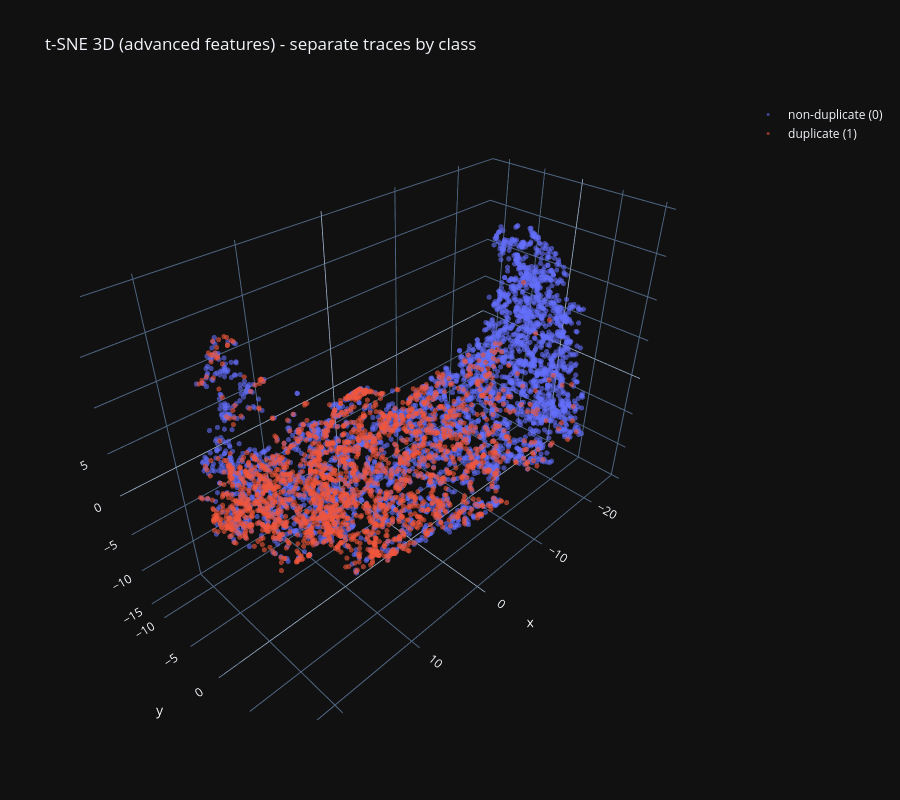

Notebook code cell kept with this figure:
### Code cell
mask_dup = (y == 1)
mask_nondup = (y == 0)

fig_classes = go.Figure(
    data=[
        go.Scatter3d(
            x=tsne3d[mask_nondup, 0],
            y=tsne3d[mask_nondup, 1],
            z=tsne3d[mask_nondup, 2],
            mode="markers",
            name="non-duplicate (0)",
            marker=dict(size=3, opacity=0.6)
        ),
        go.Scatter3d(
            x=tsne3d[mask_dup, 0],
            y=tsne3d[mask_dup, 1],
            z=tsne3d[mask_dup, 2],
            mode="markers",
            name="duplicate (1)",
            marker=dict(size=3, opacity=0.6)
        )
    ],
    layout=go.Layout(
        title="t-SNE 3D (advanced features) - separate traces by class",
        height=800,
        width=900
    )
)

fig_classes.write_html(reports_dir / "tsne_3d_engineered_features_by_class.html", include_plotlyjs="cdn")
fig_classes.show()

### Figure 1 — Plotly figure (JSON) as saved in the notebook; plotly's stock layout.template omitted (floating-point values rounded to 4 significant figures; data arrays with more than 128 entries replaced by an {"elided": "..."} marker saying what was removed)
{"data": [{"marker": {"opacity": 0.6, "size": 3}, "mode": "markers", "name": "non-duplicate (0)", "x": {"elided": "3818 float values"}, "y": {"elided": "3818 float values"}, "z": {"elided": "3818 float values"}, "type": "scatter3d"}, {"marker": {"opacity": 0.6, "size": 3}, "mode": "markers", "name": "duplicate (1)", "x": {"elided": "2182 float values"}, "y": {"elided": "2182 float values"}, "z": {"elided": "2182 float values"}, "type": "scatter3d"}], "layout": {"height": 800, "title": {"text": "t-SNE 3D (advanced features) - separate traces by class"}, "width": 900}}
